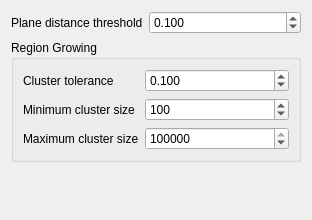
<?xml version="1.0" encoding="UTF-8"?>
<ui version="4.0">
 <class>ROISelectionMeshModifier</class>
 <widget class="QWidget" name="ROISelectionMeshModifier">
  <property name="geometry">
   <rect>
    <x>0</x>
    <y>0</y>
    <width>312</width>
    <height>220</height>
   </rect>
  </property>
  <property name="windowTitle">
   <string>Form</string>
  </property>
  <layout class="QVBoxLayout" name="verticalLayout">
   <item>
    <layout class="QFormLayout" name="formLayout_2">
     <item row="2" column="0">
      <widget class="QLabel" name="label_3">
       <property name="text">
        <string>Plane distance threshold</string>
       </property>
      </widget>
     </item>
     <item row="2" column="1">
      <widget class="noether::DistanceDoubleSpinBox" name="plane_distance_threshold">
       <property name="decimals">
        <number>3</number>
       </property>
       <property name="singleStep">
        <double>0.100000000000000</double>
       </property>
       <property name="value">
        <double>0.100000000000000</double>
       </property>
      </widget>
     </item>
    </layout>
   </item>
   <item>
    <widget class="QGroupBox" name="groupBox">
     <property name="title">
      <string>Region Growing</string>
     </property>
     <layout class="QFormLayout" name="formLayout">
      <item row="0" column="0">
       <widget class="QLabel" name="label_4">
        <property name="text">
         <string>Cluster tolerance</string>
        </property>
       </widget>
      </item>
      <item row="0" column="1">
       <widget class="noether::DistanceDoubleSpinBox" name="cluster_tolerance">
        <property name="decimals">
         <number>3</number>
        </property>
        <property name="singleStep">
         <double>0.100000000000000</double>
        </property>
        <property name="value">
         <double>0.100000000000000</double>
        </property>
       </widget>
      </item>
      <item row="1" column="0">
       <widget class="QLabel" name="label">
        <property name="text">
         <string>Minimum cluster size</string>
        </property>
       </widget>
      </item>
      <item row="1" column="1">
       <widget class="QSpinBox" name="min_cluster_size">
        <property name="maximum">
         <number>1000000</number>
        </property>
        <property name="value">
         <number>100</number>
        </property>
       </widget>
      </item>
      <item row="2" column="0">
       <widget class="QLabel" name="label_2">
        <property name="text">
         <string>Maximum cluster size</string>
        </property>
       </widget>
      </item>
      <item row="2" column="1">
       <widget class="QSpinBox" name="max_cluster_size">
        <property name="minimum">
         <number>0</number>
        </property>
        <property name="maximum">
         <number>1000000000</number>
        </property>
        <property name="value">
         <number>1000000000</number>
        </property>
       </widget>
      </item>
     </layout>
    </widget>
   </item>
   <item>
    <spacer name="verticalSpacer">
     <property name="orientation">
      <enum>Qt::Vertical</enum>
     </property>
     <property name="sizeHint" stdset="0">
      <size>
       <width>20</width>
       <height>40</height>
      </size>
     </property>
    </spacer>
   </item>
  </layout>
 </widget>
 <customwidgets>
  <customwidget>
   <class>noether::DistanceDoubleSpinBox</class>
   <extends>QDoubleSpinBox</extends>
   <header location="global">noether_gui/widgets/distance_double_spin_box.h</header>
  </customwidget>
 </customwidgets>
 <resources/>
 <connections/>
</ui>
